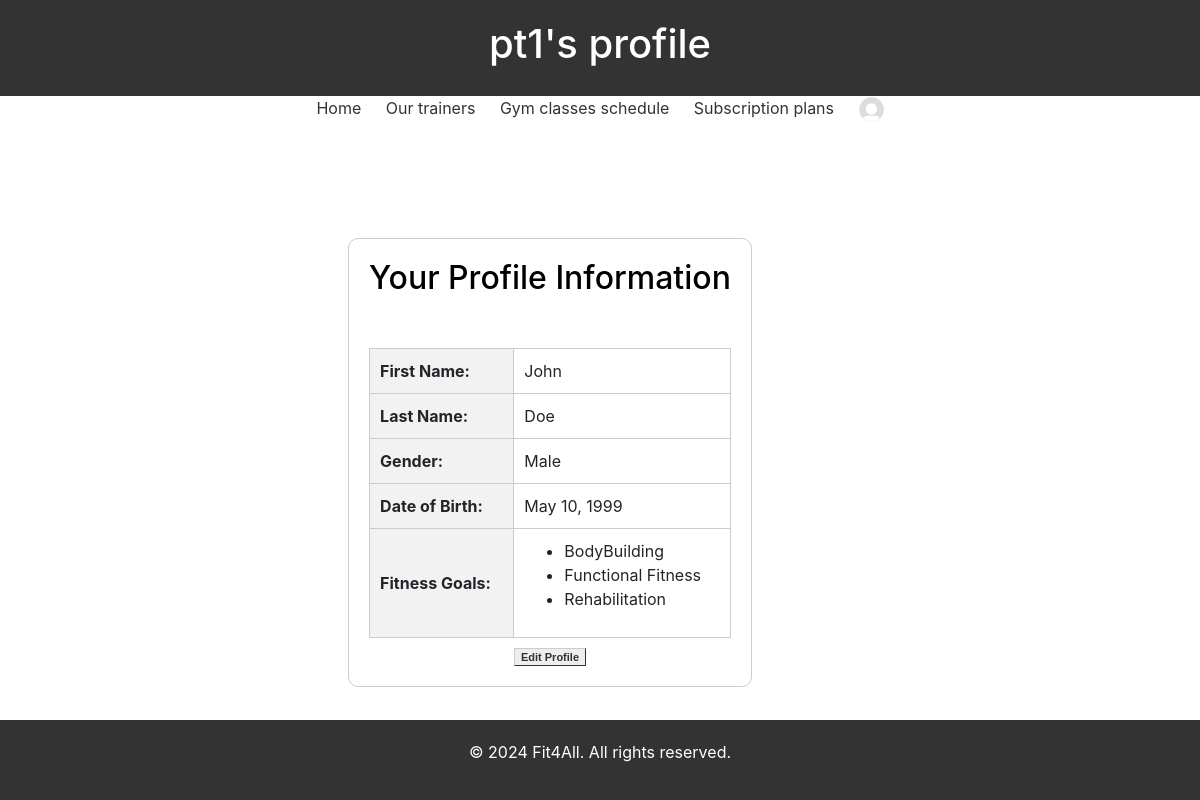
/profile/ (signed in), run on the app's committed database.
### gestione_palestra/models.py (models this page shows, shortened)
class User(AbstractUser):
    is_manager = models.BooleanField(default=False)
    is_instructor = models.BooleanField(default=False)
    class Meta:
        verbose_name = _('user')
        verbose_name_plural = _('users')

class TrainerProfile(models.Model):
    user = models.OneToOneField('gestione_palestra.User', on_delete=models.CASCADE)
    gender_choices = [
        ('M', 'Male'),
        ('F', 'Female'),
    ]
    gender = models.CharField(max_length=1, choices=gender_choices, null=False, blank=True)
    first_name = models.CharField(max_length=100, null=False, blank=True)
    last_name = models.CharField(max_length=100, null=False, blank=True)
    date_of_birth = models.DateField(null=False, blank=True)
    certifications = models.FileField(upload_to='pt_CVs/', blank=True)
    profile_picture = models.ImageField(upload_to='profile_pictures/', null=True, blank=True)
    fitness_goals = models.ManyToManyField(FitnessGoal, blank=True)  # Cambio qui
    pt_photo = models.ImageField(upload_to='pt_images/', null=True, blank=True)

class FitnessGoal(models.Model):
    name = models.CharField(max_length=100)

### gestione_palestra/views.py (the view, shortened to what this page needs)
# urls.py: path('profile/', views.ProfileView.as_view(), name='profile'),
class ProfileView(View):
    def get(self, request):
        if not request.user.is_authenticated:
            messages.error(request, "You have to login first")
            return redirect(reverse('login'))
        if request.user.is_instructor:
            user_profile, created = models.TrainerProfile.objects.get_or_create(user=request.user)
            form = forms.TrainerProfileForm(instance=user_profile)
            fitness_goals = get_fitness_goals(user_profile)
            context = {'form': form, 'user_profile':user_profile, 'user_fitness_goals':fitness_goals}
        elif request.user.is_manager:
            messages.success(request, f"Welcome to Fit4All, {request.user}")
            return redirect(reverse('dashboard'))
        return render(request=request, template_name='profile.html', context=context)

### gestione_palestra/views.py (called while the page is built)
def get_fitness_goals(trainer_profile):
    fitness_goals = trainer_profile.fitness_goals.all()
    fitness_goal_names = [fitness_goal.name for fitness_goal in fitness_goals]
    return fitness_goal_names

### templates/profile.html (shortened to what this page needs)
{% extends "base.html" %}
{% block header %} {{ request.user }}'s profile {% endblock header %}
{% block content %}
<div class="user-profile-container">
    <div class="user-profile">
        <h2> Your Profile Information</h2>
    <table class="user-details">
        <tr>
            <th>First Name:</th>
            <td>{{ user_profile.first_name }}</td>
        </tr>
        <tr>
            <th>Last Name:</th>
            <td>{{ user_profile.last_name }}</td>
        </tr>
        <tr>
            <th>Gender:</th>
            <td>{{ user_profile.get_gender_display }}</td>
        </tr>
        <tr>
            <th>Date of Birth:</th>
            {% if user_profile.date_of_birth|date:"Y-m-d" == now|date:"Y-m-d" %}
                <td></td>
            {% else %}
                <td>{{ user_profile.date_of_birth|date:"F d, Y" }}</td>
            {% endif %}
        </tr>
        {% if request.user.is_instructor %}
        <tr>
            <th>Fitness Goals:</th>
            <td>
                <ul>
                    {% for goal in user_fitness_goals %}
                        <li>{{ goal }}</li>
                    {% endfor %}
                </ul>
            </td>
        </tr>
        {% endif %}
    </table>
    <div class="edit-profile" style="display: flex; justify-content: center; margin-top:10px">
        <a class="button" href="{% url 'update-profile' %}">Edit Profile</a>
    </div>
    </div>
{% endblock %}

### static/css/style.css (style rules this page uses)
.user-details, .user-details-dashboard { width: 100%; margin: 50px auto 0; border-collapse: collapse; }
table { text-align: center; }
.user-details th, .user-details td { padding: 10px; border: 1px solid #ccc; text-align: left; }
.user-details th { background-color: #f2f2f2; }
html, body { height: 100%; }
body { font-family: Arial, sans-serif; margin: 0; padding: 0; display: flex; flex-direction: column; }
.user-profile-container { display: flex; flex-direction: row; justify-content: center; margin-top: 100px; }
.user-profile { margin-bottom: 20px; margin-right: 100px; text-align: center; border: 1px solid #ccc; padding: 20px; border-radius: 10px; }
.button { font: bold 11px Arial; text-decoration: none; background-color: #EEEEEE; color: #333333; padding: 2px 6px 2px 6px; border-top: 1px solid #CCCCCC; border-right: 1px solid #333333; border-bottom: 1px solid #333333; border-left: 1px solid #CCCCCC; }
h2 { text-align: center; color: #000000; }

### data on the page
User: user "pt1"
TrainerProfile: first_name "John", last_name "Doe", gender "Male", date_of_birth "May 10, 1999"
FitnessGoal: user_fitness_goals "BodyBuilding"
FitnessGoal: user_fitness_goals "Functional Fitness"
FitnessGoal: user_fitness_goals "Rehabilitation"

### other printed values
{{ gym_name }} "Fit4All"
